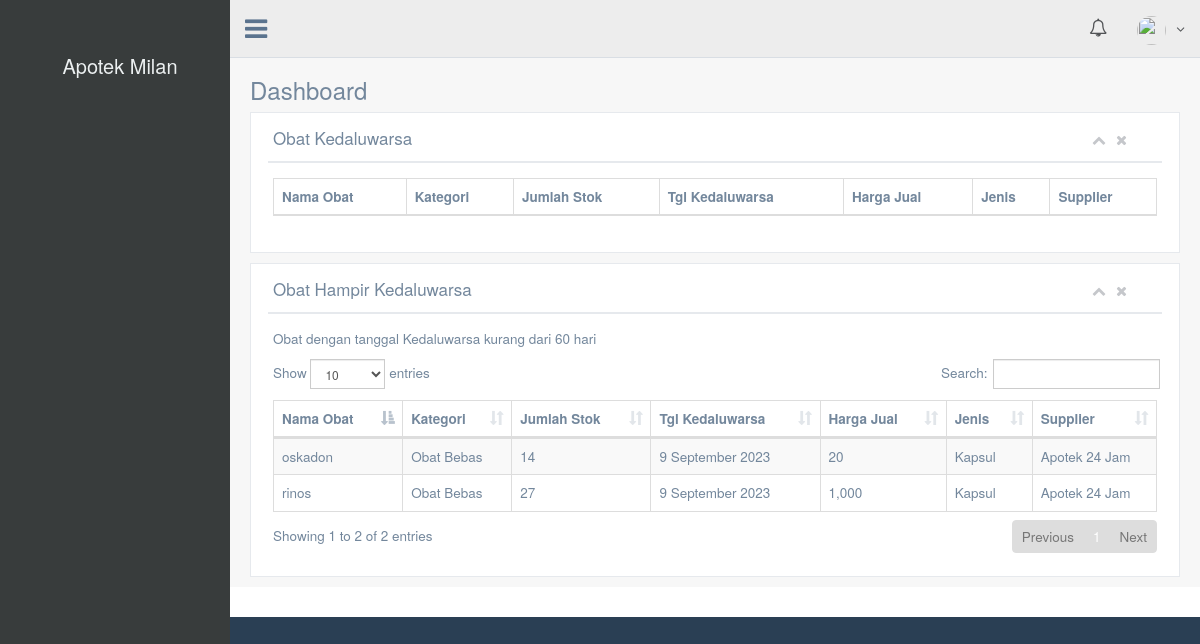
The page /index.php/example/table_exp on the database its author committed.
### tables this page shows
CREATE TABLE `obats` (
  `id_obat` int(11) NOT NULL,
  `kode_obat` varchar(7) NOT NULL,
  `nama_obat` varchar(30) NOT NULL,
  `jmlh_stok` int(11) NOT NULL,
  `unit` varchar(20) NOT NULL,
  `nama_kategori` varchar(30) NOT NULL,
  `tgl_beli` date DEFAULT NULL,
  `tgl_kadaluarsa` date NOT NULL,
  `des_obat` text NOT NULL,
  `harga_obat` int(11) NOT NULL,
  `harga_jual` int(11) NOT NULL,
  `nama_supplier` varchar(30) NOT NULL
);

### application/libraries/Template.php (called while the page is built, shortened)
<?php
class Template {
    var $CI;
    function __construct() {
        $this->CI = & get_instance();
    }
    function set_parser($parser, $method = NULL) {
        $this->CI->load->library($parser);
    }
    function write_view($region, $view, $data = NULL, $overwrite = FALSE) {
        $content = $this->CI->load->view($view, $data, TRUE);
    }
}

### application/controllers/Example.php (called while the page is built, shortened)
<?php defined('BASEPATH') OR exit('No direct script access allowed');
class Example extends CI_Controller
{
	function __construct()
	{
        $data['nullstock'] = $this->apotek_data->countstock();
        $data['nullex'] = $this->apotek_data->countex();
        $this->template->write_view('sidenavs', 'template/default_sidenavs', true);
		$this->template->write_view('navs', 'template/default_topnavs.php', $data, true);
	}
	function table_exp() {
		$data['table_exp'] = $this->apotek_data->expired()->result();
		$data['table_alex'] = $this->apotek_data->almostex()->result();
		$this->template->write('title', 'Obat Kadaluarsa', TRUE);
		$this->template->write('header', 'Dashboard');
		$this->template->write_view('content', 'tes/table_exp', $data, true);
		$this->template->render();
	}
}

### index.php (called while the page is built, shortened)
<?php
require_once BASEPATH.'core/CodeIgniter.php';

### application/models/Apotek_data.php (called while the page is built, shortened)
<?php
class Apotek_data extends CI_Model
{
    function almostex(){
        return $this->db->query('SELECT * FROM obats WHERE tgl_kadaluarsa BETWEEN NOW() AND DATE_ADD(NOW(), INTERVAL 60 DAY)');
    }
}

### application/views/tes/table_exp.php (the view, shortened to what this page needs)
  <div class="row">
  <div class="col-md-12 col-sm-12 col-xs-12">
    <div class="x_panel">
      <div class="x_title">
        <h2>Obat Kedaluwarsa</h2>
        <ul class="nav navbar-right panel_toolbox">
          <li><a class="collapse-link"><i class="fa fa-chevron-up"></i></a>
          </li>
          <li><a class="close-link"><i class="fa fa-close"></i></a>
          </li>
        </ul>
        <div class="clearfix">
        </div>
      </div>
      <div class="x_content">
        <table id="datatable" class="table table-striped table-bordered">
          <thead>
            <tr>
              <th>Nama Obat</th>
              <th>Kategori</th>
              <th>Jumlah Stok</th>
              <th>Tgl Kedaluwarsa</th>
              <th>Harga Jual</th>
              <th>Jenis</th>
              <th>Supplier</th>
            </tr>
          </thead>
        </table>
    </div>
  </div>
</div>
  </div>
    <div class="row">
  <div class="col-md-12 col-sm-12 col-xs-12">
    <div class="x_panel">
      <div class="x_title">
        <h2>Obat Hampir Kedaluwarsa</h2>
        <ul class="nav navbar-right panel_toolbox">
          <li><a class="collapse-link"><i class="fa fa-chevron-up"></i></a>
          </li>
          <li><a class="close-link"><i class="fa fa-close"></i></a>
          </li>
        </ul>
        <div class="clearfix">
        </div>
      </div>
      <div class="x_content">
        <p>Obat dengan tanggal Kedaluwarsa kurang dari 60 hari</p>
        <table id="nambah" class="table table-striped table-bordered">
          <thead>
            <tr>
              <th>Nama Obat</th>
              <th>Kategori</th>
              <th>Jumlah Stok</th>
              <th>Tgl Kedaluwarsa</th>
              <th>Harga Jual</th>
              <th>Jenis</th>
              <th>Supplier</th>
            </tr>
          </thead>
          <tbody>
            <?php foreach($table_alex as $ax){ ?>
            <tr>
              <td><?php echo $ax->nama_obat ?></td>
              <td ><?php echo $ax->nama_kategori ?></td>
              <td><?php echo $ax->jmlh_stok ?></td>
              <td><?php echo date('j F Y',strtotime($ax->tgl_kadaluarsa)); ?></td>
              <td><?php echo number_format($ax->harga_jual) ?></td>
              <td><?php echo $ax->unit ?></td>
              <td><?php echo $ax->nama_supplier ?></td>
            </tr>
            <?php } ?>
          </tbody>
        </table>
    </div>
  </div>
</div>
  </div>

### rows shown on the page
obats: nama_obat "rinos", nama_kategori "Obat Bebas", jmlh_stok "27", tgl_kadaluarsa "9 September 2023", harga_jual "1,000", unit "Kapsul", nama_supplier "Apotek 24 Jam"
obats: nama_obat "oskadon", nama_kategori "Obat Bebas", jmlh_stok "14", tgl_kadaluarsa "9 September 2023", harga_jual "20", unit "Kapsul", nama_supplier "Apotek 24 Jam"

### other values the page prints
$header "Dashboard"
